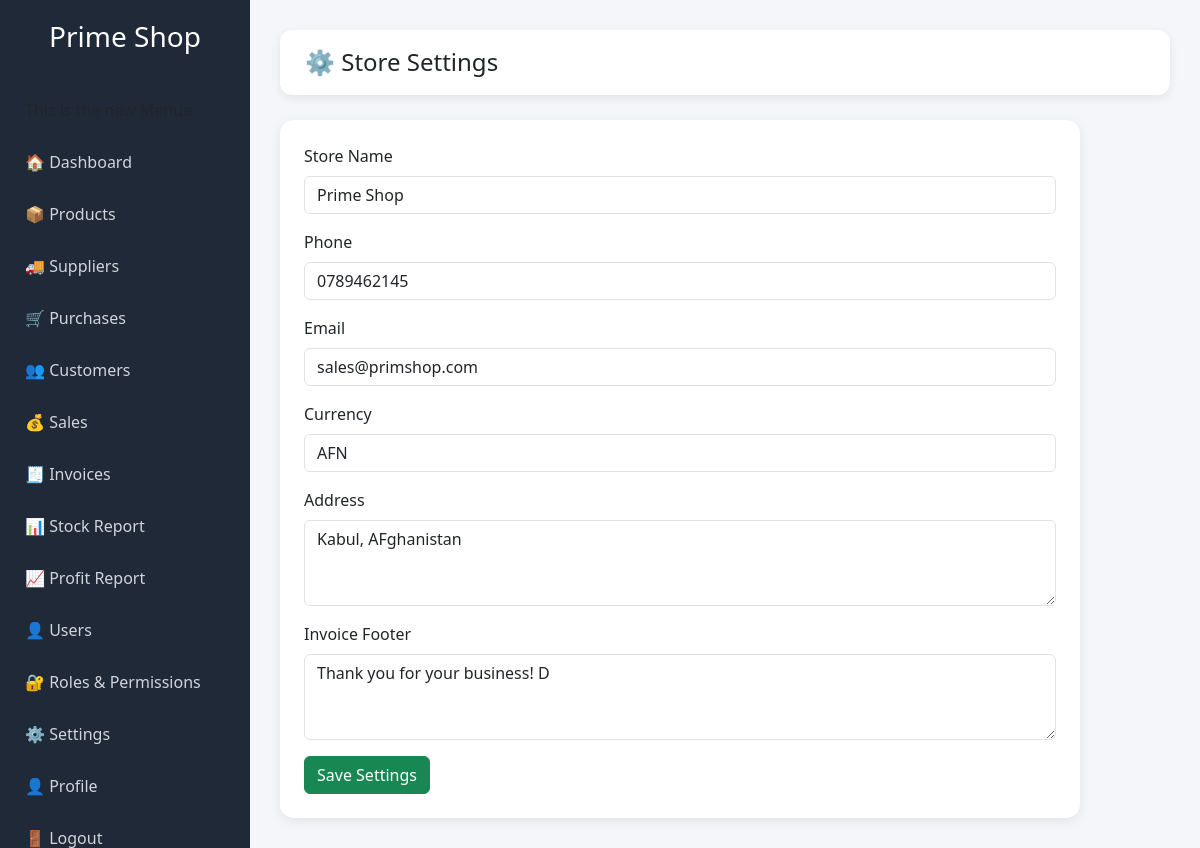
Page /settings/ (signed in) on the committed database.
### shop/models.py (models this page shows, shortened)
class StoreSetting(models.Model):
    store_name = models.CharField(max_length=150, default="Prime Shop")
    phone = models.CharField(max_length=50, blank=True)
    email = models.EmailField(blank=True)
    address = models.TextField(blank=True)
    currency = models.CharField(max_length=20, default="AFN")
    invoice_footer = models.TextField(default="Thank you for your business!")

### shop/views.py (the view, shortened to what this page needs)
# urls.py: path('settings/', views.settings_page, name='settings_page'),
@login_required
def settings_page(request):
    setting, created = StoreSetting.objects.get_or_create(id=1)
    return render(request, 'shop/settings.html', {
        'setting': setting
    })

### shop/templates/shop/settings.html (shortened to what this page needs)
{% extends 'shop/base.html' %}
{% block page_title %}
⚙ Store Settings
{% endblock %}
{% block content %}
<div class="card card-box p-4" style="max-width:800px;">
    <form method="post">
        <div class="mb-3">
            <label class="form-label">Store Name</label>
            <input type="text" name="store_name" class="form-control"
                   value="{{ setting.store_name }}">
        </div>
        <div class="mb-3">
            <label class="form-label">Phone</label>
            <input type="text" name="phone" class="form-control"
                   value="{{ setting.phone }}">
        </div>
        <div class="mb-3">
            <label class="form-label">Email</label>
            <input type="email" name="email" class="form-control"
                   value="{{ setting.email }}">
        </div>
        <div class="mb-3">
            <label class="form-label">Currency</label>
            <input type="text" name="currency" class="form-control"
                   value="{{ setting.currency }}">
        </div>
        <div class="mb-3">
            <label class="form-label">Address</label>
            <textarea name="address" class="form-control" rows="3">{{ setting.address }}</textarea>
        </div>
        <div class="mb-3">
            <label class="form-label">Invoice Footer</label>
            <textarea name="invoice_footer" class="form-control" rows="3">{{ setting.invoice_footer }}</textarea>
        </div>
        <button class="btn btn-success">Save Settings</button>
    </form>
</div>
{% endblock %}

### shop/templates/shop/base.html (style rules this page uses)
body { background: #f4f6f9; }
.card-box { border: none; border-radius: 14px; box-shadow: 0 3px 12px rgba(0,0,0,0.08); }

### rows in the picture
StoreSetting: store_name "Prime Shop", phone "0789462145", email "sales@primshop.com", currency "AFN", address "Kabul, AFghanistan", invoice_footer "Thank you for your business! D"
